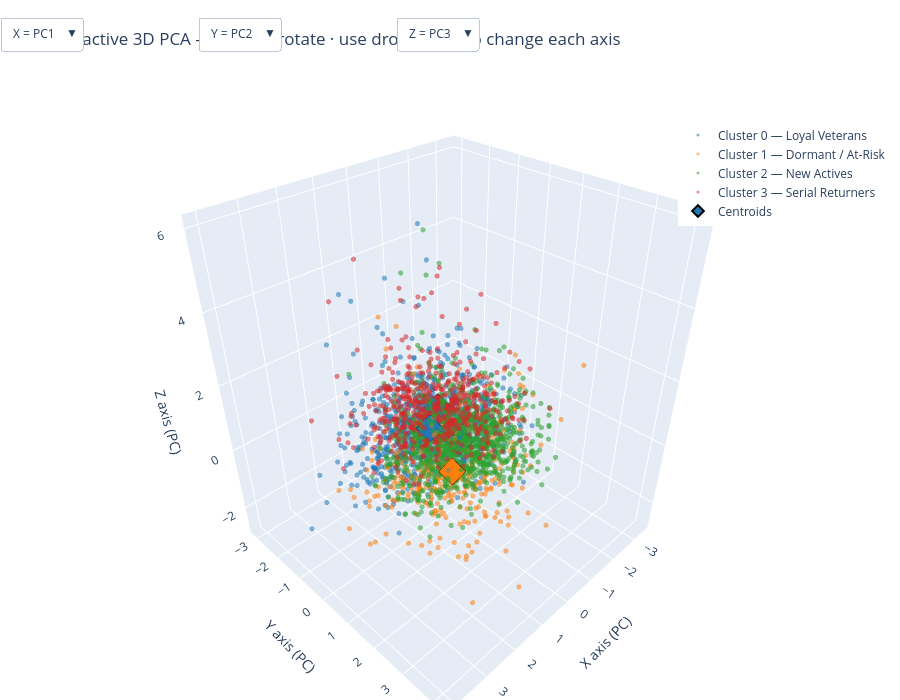

Write notebook code for a chart like this one.
### Markdown cell above
### Interactive 3D — pick any PCs for each axis and rotate

The Matplotlib 3D plot above is static. With **Plotly** we get a fully interactive version: **drag to rotate**, scroll to zoom, hover for a customer's details, and click legend entries to show/hide clusters.

It also adds three **dropdown menus** (one per axis) so you can put *any* principal component on X, Y, or Z — not just PC1/PC2/PC3. PCA orders components by variance explained, so PC1–PC3 are the default. But two clusters that overlap on the big components sometimes separate cleanly on a *later* one (e.g. PC4 might isolate the "Serial Returners"). The dropdowns let you hunt for the angle that best splits a particular pair.

The cell renders inline **and** writes a standalone `03_kmeans_interactive_3d.html` you can open in any browser or drop into the Friday slides — no Python needed to view it.

### Code cell
!pip install plotly

import plotly.graph_objects as go

# ---- Project customers + centroids onto the first N_PC principal components ----
N_PC = 6                                   # how many PCs to make selectable
pca_nd = PCA(n_components=N_PC)
X_nd = pca_nd.fit_transform(X_processed)
centroids_nd = pca_nd.transform(km.cluster_centers_)
pc_var = pca_nd.explained_variance_ratio_
pc_labels = [f"PC{i+1} ({pc_var[i]:.1%})" for i in range(N_PC)]

# Subsample the 10k points so the HTML stays light and rotation stays smooth
rng = np.random.RandomState(42)
sample_idx = rng.choice(len(X_nd), size=min(3000, len(X_nd)), replace=False)
Xs, labs = X_nd[sample_idx], labels[sample_idx]

DEFAULT = (0, 1, 2)                          # PC1, PC2, PC3
cluster_names = ["Loyal Veterans", "Dormant / At-Risk", "New Actives", "Serial Returners"]
colors = ["#1F77B4", "#FF7F0E", "#2CA02C", "#D62728"]

# ---- Build traces: one per cluster + one for the centroids ----
fig = go.Figure()
for c in range(K):
    m = labs == c
    fig.add_trace(go.Scatter3d(
        x=Xs[m, DEFAULT[0]], y=Xs[m, DEFAULT[1]], z=Xs[m, DEFAULT[2]],
        mode="markers", name=f"Cluster {c} — {cluster_names[c]}",
        marker=dict(size=3, color=colors[c], opacity=0.55),
        hovertemplate=f"Cluster {c} — {cluster_names[c]}<extra></extra>"))
# Centroids as big black-outlined diamonds
fig.add_trace(go.Scatter3d(
    x=centroids_nd[:, DEFAULT[0]], y=centroids_nd[:, DEFAULT[1]], z=centroids_nd[:, DEFAULT[2]],
    mode="markers", name="Centroids",
    marker=dict(size=9, color=colors, symbol="diamond",
                line=dict(color="black", width=2)),
    hovertext=[f"Centroid {c}" for c in range(K)], hoverinfo="text"))

# x-data for every trace when a given PC is chosen for an axis
def axis_data(pc):
    return [Xs[labs == c, pc] for c in range(K)] + [centroids_nd[:, pc]]

# ---- Three dropdowns (X, Y, Z), each restyles all traces to the chosen PC ----
def menu(axis_key, default_pc, x_anchor):
    return dict(
        buttons=[dict(label=f"{axis_key.upper()} = PC{i+1}",
                      method="restyle",
                      args=[{axis_key: axis_data(i)}]) for i in range(N_PC)],
        active=default_pc, x=x_anchor, y=1.12, xanchor="left",
        showactive=True, direction="down")

fig.update_layout(
    title="Interactive 3D PCA — drag to rotate · use dropdowns to change each axis",
    updatemenus=[menu("x", DEFAULT[0], 0.00),
                 menu("y", DEFAULT[1], 0.22),
                 menu("z", DEFAULT[2], 0.44)],
    scene=dict(xaxis_title="X axis (PC)", yaxis_title="Y axis (PC)", zaxis_title="Z axis (PC)"),
    legend=dict(yanchor="top", y=0.95, xanchor="right", x=0.99),
    margin=dict(l=0, r=0, t=90, b=0), height=700)

# Save a standalone HTML (works offline) and show inline
out_html = "03_kmeans_interactive_3d.html"
fig.write_html(out_html, include_plotlyjs="cdn")
print(f"✅ Saved interactive plot → {out_html}")
print(f"   PCs available on each axis: {', '.join(pc_labels)}")
print("   Tip: the dropdowns swap which PC sits on X / Y / Z; drag the plot to rotate.")
fig.show()

### Figure 1 — Plotly figure (JSON) as saved in the notebook; plotly's stock layout.template omitted (floating-point values rounded to 4 significant figures; data arrays with more than 128 entries replaced by an {"elided": "..."} marker saying what was removed)
{"data": [{"hovertemplate": "Cluster 0 — Loyal Veterans<extra></extra>", "marker": {"color": "#1F77B4", "opacity": 0.55, "size": 3}, "mode": "markers", "name": "Cluster 0 — Loyal Veterans", "type": "scatter3d", "x": {"elided": "985 float values"}, "y": {"elided": "985 float values"}, "z": {"elided": "985 float values"}}, {"hovertemplate": "Cluster 1 — Dormant / At-Risk<extra></extra>", "marker": {"color": "#FF7F0E", "opacity": 0.55, "size": 3}, "mode": "markers", "name": "Cluster 1 — Dormant / At-Risk", "type": "scatter3d", "x": {"elided": "365 float values"}, "y": {"elided": "365 float values"}, "z": {"elided": "365 float values"}}, {"hovertemplate": "Cluster 2 — New Actives<extra></extra>", "marker": {"color": "#2CA02C", "opacity": 0.55, "size": 3}, "mode": "markers", "name": "Cluster 2 — New Actives", "type": "scatter3d", "x": {"elided": "1071 float values"}, "y": {"elided": "1071 float values"}, "z": {"elided": "1071 float values"}}, {"hovertemplate": "Cluster 3 — Serial Returners<extra></extra>", "marker": {"color": "#D62728", "opacity": 0.55, "size": 3}, "mode": "markers", "name": "Cluster 3 — Serial Returners", "type": "scatter3d", "x": {"elided": "579 float values"}, "y": {"elided": "579 float values"}, "z": {"elided": "579 float values"}}, {"hoverinfo": "text", "hovertext": ["Centroid 0", "Centroid 1", "Centroid 2", "Centroid 3"], "marker": {"color": ["#1F77B4", "#FF7F0E", "#2CA02C", "#D62728"], "line": {"color": "black", "width": 2}, "size": 9, "symbol": "diamond"}, "mode": "markers", "name": "Centroids", "type": "scatter3d", "x": [0.3746, 0.7573, -0.3244, -0.5437], "y": [-0.1612, 1.042, 0.2531, -0.8186], "z": [0.2966, -0.2011, -0.3093, 0.1593]}], "layout": {"height": 700, "legend": {"x": 0.99, "xanchor": "right", "y": 0.95, "yanchor": "top"}, "margin": {"b": 0, "l": 0, "r": 0, "t": 90}, "scene": {"xaxis": {"title": {"text": "X axis (PC)"}}, "yaxis": {"title": {"text": "Y axis (PC)"}}, "zaxis": {"title": {"text": "Z axis (PC)"}}}, "title": {"text": "Interactive 3D PCA — drag to rotate · use dropdowns to change each axis"}, "updatemenus": [{"active": 0, "buttons": [{"args": [{"x": {"elided": "5 rows, 3004 float values in total"}}], "label": "X = PC1", "method": "restyle"}, {"args": [{"x": {"elided": "5 rows, 3004 float values in total"}}], "label": "X = PC2", "method": "restyle"}, {"args": [{"x": {"elided": "5 rows, 3004 float values in total"}}], "label": "X = PC3", "method": "restyle"}, {"args": [{"x": {"elided": "5 rows, 3004 float values in total"}}], "label": "X = PC4", "method": "restyle"}, {"args": [{"x": {"elided": "5 rows, 3004 float values in total"}}], "label": "X = PC5", "method": "restyle"}, {"args": [{"x": {"elided": "5 rows, 3004 float values in total"}}], "label": "X = PC6", "method": "restyle"}], "direction": "down", "showactive": true, "x": 0, "xanchor": "left", "y": 1.12}, {"active": 1, "buttons": [{"args": [{"y": {"elided": "5 rows, 3004 float values in total"}}], "label": "Y = PC1", "method": "restyle"}, {"args": [{"y": {"elided": "5 rows, 3004 float values in total"}}], "label": "Y = PC2", "method": "restyle"}, {"args": [{"y": {"elided": "5 rows, 3004 float values in total"}}], "label": "Y = PC3", "method": "restyle"}, {"args": [{"y": {"elided": "5 rows, 3004 float values in total"}}], "label": "Y = PC4", "method": "restyle"}, {"args": [{"y": {"elided": "5 rows, 3004 float values in total"}}], "label": "Y = PC5", "method": "restyle"}, {"args": [{"y": {"elided": "5 rows, 3004 float values in total"}}], "label": "Y = PC6", "method": "restyle"}], "direction": "down", "showactive": true, "x": 0.22, "xanchor": "left", "y": 1.12}, {"active": 2, "buttons": [{"args": [{"z": {"elided": "5 rows, 3004 float values in total"}}], "label": "Z = PC1", "method": "restyle"}, {"args": [{"z": {"elided": "5 rows, 3004 float values in total"}}], "label": "Z = PC2", "method": "restyle"}, {"args": [{"z": {"elided": "5 rows, 3004 float values in total"}}], "label": "Z = PC3", "method": "restyle"}, {"args": [{"z": {"elided": "5 rows, 3004 float values in total"}}], "label": "Z = PC4", "method": "restyle"}, {"args": [{"z": {"elided": "5 rows, 3004 float values in total"}}], "label": "Z = PC5", "method": "restyle"}, {"args": [{"z": {"elided": "5 rows, 3004 float values in total"}}], "label": "Z = PC6", "method": "restyle"}], "direction": "down", "showactive": true, "x": 0.44, "xanchor": "left", "y": 1.12}]}}
